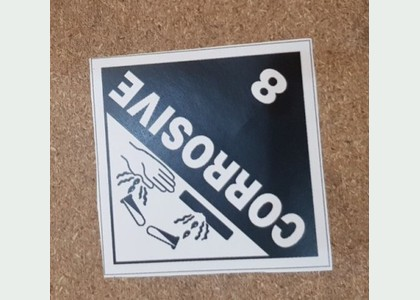
#> input picture e2/tesis_imo_para_codex/libro/figuras/clases/corrosive.jpg, 420 x 300 px
$ python -i revisar_voc.py   (imports and definitions only)
#> lines starting #> are read from the running program, lines starting #| are printed output that depends on the picture
"""Segunda etapa: similitud visual, metadatos de origen y revisión ampliada.

No elimina imágenes, corrige máscaras ni crea splits. Los hashes perceptuales
resumen apariencia y pueden confundir fondos uniformes. Todas las coincidencias
se registran como candidatos; no son duplicados confirmados ni escenas verificadas.
"""
from pathlib import Path
from collections import Counter,defaultdict
import argparse,csv,json,hashlib,sys,platform
from datetime import datetime,timezone
import xml.etree.ElementTree as ET
import numpy as np
from PIL import Image,ImageOps,ImageDraw,__version__ as pillow_version
from inicio_voc import PROJECT,sha,csv_write

def visual_hashes(im):
    """dHash: cambios horizontales de brillo; aHash: brillo respecto a la media.

    Ambos tienen 64 bits. Distancia Hamming = número de bits diferentes (0..64).
    No son invariantes a recortes, rotaciones ni perspectivas fuertes.
    """
    gray=im.convert('L')
    a=np.asarray(gray.resize((9,8),Image.Resampling.LANCZOS),dtype=np.int16)
    b=np.asarray(gray.resize((8,8),Image.Resampling.LANCZOS),dtype=np.float32)
    def integer(bits):
        value=0
        for bit in bits.ravel():value=(value<<1)|int(bit)
        return value
    return integer(a[:,1:]>a[:,:-1]),integer(b>b.mean())

# [110 lines left out: functions candidate_pairs, pixel_hash, main, not called in this run]

# [1 line not run here, left out]

>>> from PIL import Image
>>> picture = Image.open('../libro/figuras/clases/corrosive.jpg')
#> picture is the input picture: PIL image 420x300 RGB; mean R, G, B 162.6, 155.5, 150.8
>>> result = visual_hashes(picture)
#> in visual_hashes, `gray=im.convert('L')`:
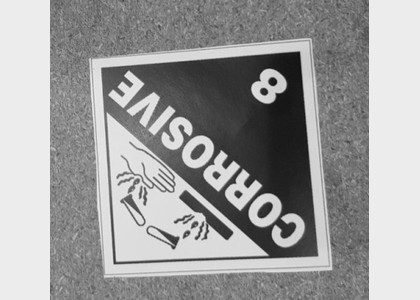
#> gray: PIL image 420x300 L; min 14, max 247, mean 157.1
#> the loop in integer, `for bit in bits.ravel():value=(value<<1)|int(bit)` made 64 passes
#> (bit, value) on passes 2 to 13: (False, 0), (True, 1), (True, 3), (True, 7), (False, 14), (True, 29), (True, 59), (False, 118), (False, 236), (False, 472), (False, 944), (False, 1888)
#> after the loop in integer, `for bit in bits.ravel():value=(value<<1)|int(bit)`: value = 4253385171822928739
#> the loop in integer (call 2), `for bit in bits.ravel():value=(value<<1)|int(bit)` made 64 passes
#> (bit, value) on passes 2 to 13: (False, 2), (False, 4), (False, 8), (False, 16), (False, 32), (False, 64), (True, 129), (True, 259), (False, 518), (False, 1036), (False, 2072), (False, 4144)
#> result = (4253385171822928739, 9331882710042524033)

$ run again, on e2/tesis_imo_para_codex/libro/figuras/clases/explosive.jpg
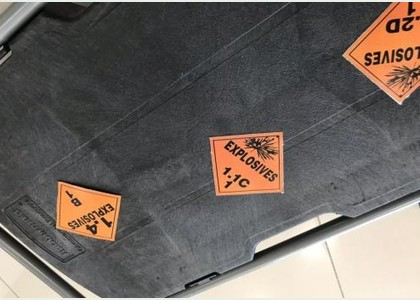
#> input picture e2/tesis_imo_para_codex/libro/figuras/clases/explosive.jpg, 420 x 300 px
#> picture is the input picture: PIL image 420x300 RGB; mean R, G, B 108.7, 101, 96
#> in visual_hashes, `gray=im.convert('L')`:
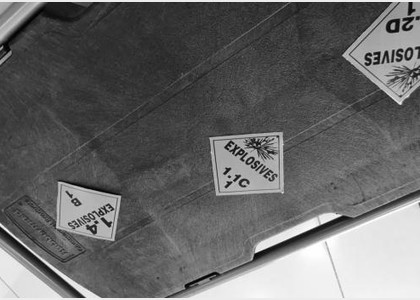
#> gray: PIL image 420x300 L; min 0, max 255, mean 102.7
#> the loop in integer, `for bit in bits.ravel():value=(value<<1)|int(bit)` made 64 passes
#> (bit, value) on passes 3 to 10: (False, 2), (True, 5), (True, 11), (False, 22), (True, 45), (True, 91), (False, 182), (False, 364)
#> after the loop in integer, `for bit in bits.ravel():value=(value<<1)|int(bit)`: value = 6564870820321771324
#> the loop in integer (call 2), `for bit in bits.ravel():value=(value<<1)|int(bit)` made 64 passes
#> (bit, value) on passes 2 to 9: (False, 0), (False, 0), (False, 0), (False, 0), (False, 0), (False, 0), (True, 1), (False, 2)
#> result = (6564870820321771324, 72340168749588447)

$ run again, on e2/tesis_imo_para_codex/libro/figuras/clases/flammable-solid.jpg
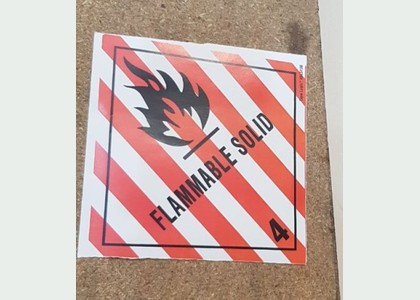
#> input picture e2/tesis_imo_para_codex/libro/figuras/clases/flammable-solid.jpg, 420 x 300 px
#> picture is the input picture: PIL image 420x300 RGB; mean R, G, B 204.5, 183, 177.1
#> in visual_hashes, `gray=im.convert('L')`:
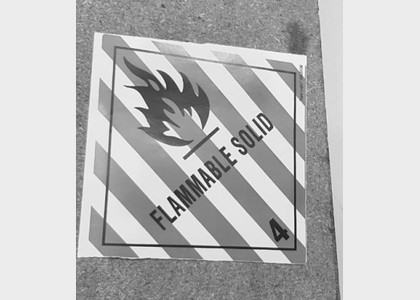
#> gray: PIL image 420x300 L; min 14, max 255, mean 188.7
#> the loop in integer, `for bit in bits.ravel():value=(value<<1)|int(bit)` made 64 passes
#> (bit, value) on passes 2 to 9: (False, 0), (True, 1), (False, 2), (False, 4), (True, 9), (True, 19), (True, 39), (False, 78)
#> after the loop in integer, `for bit in bits.ravel():value=(value<<1)|int(bit)`: value = 2824631159896085283
#> the loop in integer (call 2), `for bit in bits.ravel():value=(value<<1)|int(bit)` made 64 passes
#> (bit, value) on passes 2 to 9: (False, 2), (False, 4), (False, 8), (False, 16), (False, 32), (True, 65), (True, 131), (True, 263)
#> result = (2824631159896085283, 9501411881068511617)

$ run again, on e2/tesis_imo_para_codex/libro/figuras/clases/flammable.jpg
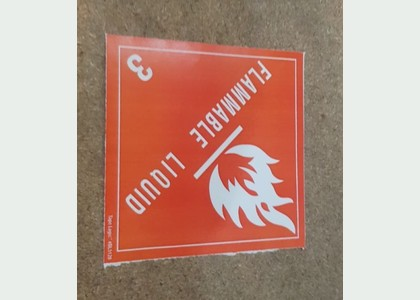
#> input picture e2/tesis_imo_para_codex/libro/figuras/clases/flammable.jpg, 420 x 300 px
#> picture is the input picture: PIL image 420x300 RGB; mean R, G, B 189.5, 156, 143.5
#> in visual_hashes, `gray=im.convert('L')`:
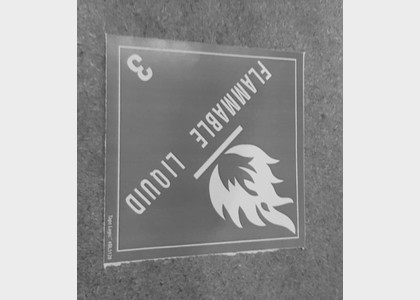
#> gray: PIL image 420x300 L; min 61, max 243, mean 164.5
#> the loop in integer, `for bit in bits.ravel():value=(value<<1)|int(bit)` made 64 passes
#> (bit, value) on passes 2 to 9: (False, 0), (True, 1), (False, 2), (True, 5), (True, 11), (True, 23), (True, 47), (False, 94)
#> after the loop in integer, `for bit in bits.ravel():value=(value<<1)|int(bit)`: value = 3398875435002182459
#> the loop in integer (call 2), `for bit in bits.ravel():value=(value<<1)|int(bit)` made 64 passes
#> (bit, value) on passes 3 to 10: (False, 6), (False, 12), (False, 24), (False, 48), (True, 97), (True, 195), (True, 391), (True, 783)
#> result = (3398875435002182459, 14106333703425475523)
